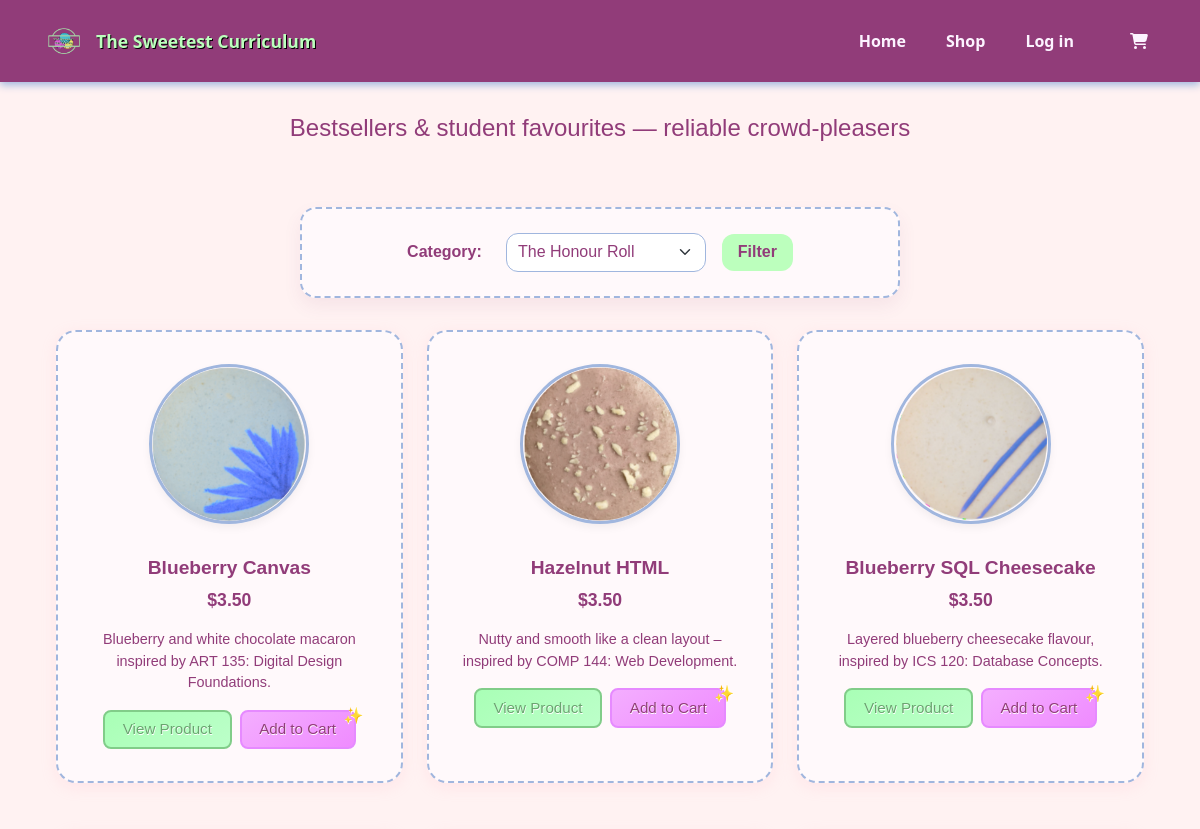
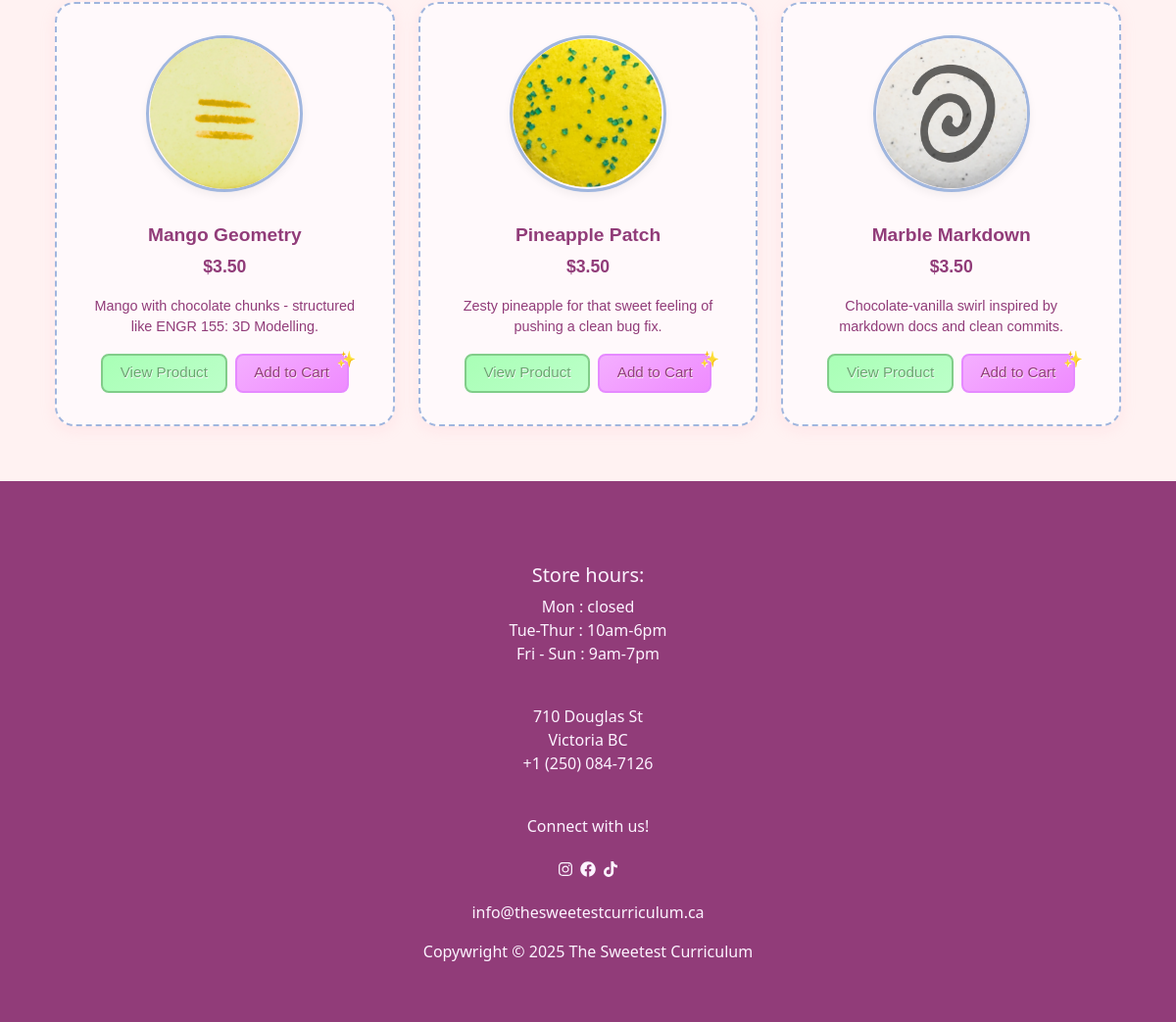
Screenshot of /store.php?category=2 with the database file from the repository (2 pictures, top to bottom).
### tables this page shows
CREATE TABLE product_category (
    product_id INT NOT NULL,
    category_id INT NOT NULL,
    PRIMARY KEY (product_id, category_id),
    FOREIGN KEY (product_id) REFERENCES products(product_id),
    FOREIGN KEY (category_id) REFERENCES categories(category_id)
);

CREATE TABLE products (
    product_id INT PRIMARY KEY AUTO_INCREMENT,
    productName VARCHAR(100) NOT NULL,
    price DECIMAL(10,2) NOT NULL,
    imageURL TEXT,
    description TEXT NOT NULL
);

### store.php (the view, shortened to what this page needs)
<?php
include 'includes/header.php';
include 'database/db.php';
$categoryDescriptions = [
    1 => "Signature & refined flavours, like top-tier projects or capstones",
    2 => "Bestsellers & student favourites — reliable crowd-pleasers",
    3 => "Comfort flavours for late-night cramming & chill coding",
    4 => "Experimental, creative, or clever flavours with a technical twist",
    5 => "Intense, weird, or polarising — like stressful exam weeks",
    6 => "Aesthetic & artsy flavours inspired by design and digital media",
    7 => "Solid, foundational picks based on essential computing courses",
    8 => "Evil flavours"
];
$categories = [];
$cat_result = mysqli_query($dbc, "SELECT * FROM categories ORDER BY category_name");
if ($cat_result) {
    while ($row = mysqli_fetch_assoc($cat_result)) {
        $categories[] = $row;
    }
}
$selected_category = isset($_GET['category']) ? mysqli_real_escape_string($dbc, $_GET['category']) : null;
$products = [];
if ($selected_category) {
    $sql = "SELECT * FROM products
            JOIN product_category USING(product_id)
            WHERE category_id = '$selected_category'";
} else {
    $sql = "SELECT * FROM products";
}
$product_result = mysqli_query($dbc, $sql);
if ($product_result) {
    while ($row = mysqli_fetch_assoc($product_result)) {
        $products[] = $row;
    }
}
?>
<div class="product-page-body">
    <?php if ($selected_category && isset($categoryDescriptions[$selected_category])): ?>
    <div class="category-description text-center">
        <h4><?= htmlspecialchars($categoryDescriptions[$selected_category]) ?></h4>
    </div><br>
    <?php endif; ?>
    <form method="GET" class="product-page-form">
        <label for="category" class="product-page-label">Category:</label>
        <select name="category" id="category" class="form-select product-page-select">
            <?php foreach ($categories as $cat): ?>
                <option value="<?= $cat['category_id'] ?>" <?= ($cat['category_id'] == $selected_category) ? 'selected' : '' ?>>
                    <?= htmlspecialchars($cat['category_name']) ?>
                </option>
            <?php endforeach; ?>
        </select>
        <button type="submit" class="btn product-page-btn">Filter</button>
    </form>
    <div class="container px-4">
        <div class="row g-4 justify-content-center prod-container">
            <?php foreach ($products as $prod): ?>
                <div class="col-12 col-sm-6 col-md-4 mb-4">
                    <div class="card product-card h-100">
                        <img src="assets/images/<?= htmlspecialchars($prod['imageURL']) ?>" class="card-img-top product-card-img" alt="<?= htmlspecialchars($prod['productName']) ?>">
                        <div class="card-body text-center">
                            <h5 class="card-title product-card-title"><?= htmlspecialchars($prod['productName']) ?></h5>
                            <p class="product-card-text">$<?= number_format($prod['price'], 2) ?></p>
                            <p class="product-card-desc"><?= htmlspecialchars($prod['description']) ?></p>
                            <div class="d-flex justify-content-center gap-2">
                                <a href="item-view.php?id=<?= $prod['product_id'] ?>" class="btn view-product-btn">View Product</a>
                                <form action="add-to-cart.php" method="POST">
                                    <button type="submit" class="btn add-to-cart-btn">Add to Cart</button>
                                </form>
                            </div>
                        </div>
                    </div>
                </div>
            <?php endforeach; ?>
        </div>
    </div>
</div>
<?php include 'includes/footer.php'; ?>

### assets/css/styles.css (style rules this page uses)
:root { --magnolia: #f4e1fb; --roseQuartz: #B09CB7; --lavendarBlush: #FFF2F2; --powderBlue: #A0B6DE; --plum: #913C79; --teaGreen: #bcffbd; --lilac: #ead4ff; --alert: #cf1acf; --lilac: #ead4ff; --alert: #cf1acf; }
html { scroll-behavior: smooth; }
a { color: #913C79; }
.product-page-body { background-color: var(--lavendarBlush); padding: 2rem; font-family: 'Quicksand', sans-serif; color: var(--plum); }
.product-page-label { font-weight: 600; color: var(--plum); }
.product-page-select { width: 200px; border-radius: 12px; border: 1px solid var(--powderBlue); background-color: var(--magnolia); padding: 0.4rem 0.7rem; color: var(--plum); }
.product-card { border-radius: 20px; background-color: #fff9fb; box-shadow: 0 4px 15px rgba(255, 182, 193, 0.2); transition: transform 0.3s ease; }
.card.product-card.h-100 { border: 2.5px dashed var(--powderBlue); }
.product-card-img { border-radius: 50%; border: 3px solid var(--powderBlue); width: 80px; height: 80px; object-fit: cover; display: block; margin: 0.75rem auto 0.75rem; box-shadow: 0 3px 6px rgba(0, 0, 0, 0.05); }
img.card-img-top.product-card-img { border: 3px solid var(--powderBlue); }
.product-card-title { color: var(--plum); font-weight: 450; font-size: 0.9rem; }
.product-card-text { color: var(--plum); font-size: 0.825rem; font-weight: bold; }
.product-card-desc { font-size: 0.675rem; color: var(--plum); margin-bottom: 0.75rem; }
.storepage, .add-to-cart-btn, .view-product-btn { font-size: 0.7125rem; padding: 0.3rem 0.825rem; border: 2px solid #fff6f8; border-radius: 6px; cursor: pointer; background-color: transparent; background-size: 100% 100%; text-shadow: 0.5px 0.5px #fff; position: relative; transition: transform 0.2s ease-in-out, filter 0.2s; }
.add-to-cart-btn::after { content: "✨"; position: absolute; top: -8px; right: -10px; animation: sparkle 1.8s infinite ease-in-out; font-size: 1.0rem; }
.add-to-cart-btn { border: 2px solid #e68aff; color: #913C79; background: linear-gradient(145deg, #f4aeff, #ef8bff); }
.storepage, .view-product-btn { border: 2px solid #81cd89; color: #69a56f; background: linear-gradient(145deg, #a9ffb6, #bcffc9); }
.product-page-form { display: flex; flex-wrap: wrap; justify-content: center; align-items: center; gap: 1rem; margin: 2rem auto; max-width: 600px; background-color: #fff9fb; border: 2px dashed var(--powderBlue); border-radius: 16px; padding: 1.5rem; box-shadow: 0 8px 18px rgba(146, 60, 121, 0.08); }
.product-page-label { font-weight: bold; color: var(--plum); font-family: 'Quicksand', sans-serif; margin-right: 0.5rem; }
.product-page-select { border-radius: 12px; border: 1px solid var(--powderBlue); padding: 0.4rem 0.7rem; font-family: 'Quicksand', sans-serif; background-color: #fff; color: var(--plum); }
.product-page-btn { background-color: var(--teaGreen); color: var(--plum); font-weight: 600; border: none; border-radius: 12px; padding: 0.4rem 1rem; transition: background-color 0.3s ease; }
@media (min-width: 390px) { .product-card { padding: 1rem; max-width: 100%; } }
@media (min-width: 390px) { .product-card-img { width: 60px; height: 60px; } }
@media (min-width: 390px) { .product-card-title { font-size: 0.85rem; } }
@media (min-width: 390px) { .product-card-text, .product-card-desc { font-size: 0.75rem; } }
@media (min-width: 390px) { .add-to-cart-btn, .view-product-btn { font-size: 0.7rem; padding: 0.3rem 0.6rem; } }
@media (min-width: 850px) { .storepage, .add-to-cart-btn, .view-product-btn { font-size: 0.95rem; padding: 0.4rem 1.1rem; border-radius: 8px; } }
@media (min-width: 850px) { .product-card { border-radius: 20px; border: 4px solid var(--teaGreen); box-shadow: 0 4px 15px rgba(255, 182, 193, 0.2); } }
@media (min-width: 850px) { .product-card-img { border: 3px dashed var(--powderBlue); width: 160px; height: 160px; margin: 1rem auto 1rem; box-shadow: 0 4px 8px rgba(0, 0, 0, 0.05); } }
@media (min-width: 850px) { .product-card-title { font-weight: 600; font-size: 1.2rem; } }
@media (min-width: 850px) { .product-card-text { font-size: 1.1rem; } }
@media (min-width: 850px) { .product-card-desc { font-size: 0.9rem; margin-bottom: 1rem; } }

### rows the page displays
product_category: product.imageURL (picture), product.productName "Blueberry Canvas", product.price "3.50", product.description "Blueberry and white chocolate macaron inspired by ART 135: Digital Design Foundations."
product_category: product.imageURL (picture), product.productName "Hazelnut HTML", product.price "3.50", product.description "Nutty and smooth like a clean layout – inspired by COMP 144: Web Development."
product_category: product.imageURL (picture), product.productName "Blueberry SQL Cheesecake", product.price "3.50", product.description "Layered blueberry cheesecake flavour, inspired by ICS 120: Database Concepts."
product_category: product.imageURL (picture), product.productName "Mango Geometry", product.price "3.50", product.description "Mango with chocolate chunks - structured like ENGR 155: 3D Modelling."
product_category: product.imageURL (picture), product.productName "Pineapple Patch", product.price "3.50", product.description "Zesty pineapple for that sweet feeling of pushing a clean bug fix."
product_category: product.imageURL (picture), product.productName "Marble Markdown", product.price "3.50", product.description "Chocolate-vanilla swirl inspired by markdown docs and clean commits."

### other values shown
$categoryDescriptions[$selected_category] "Bestsellers & student favourites — reliable crowd-pleasers"
form field category "The Honour Roll"
